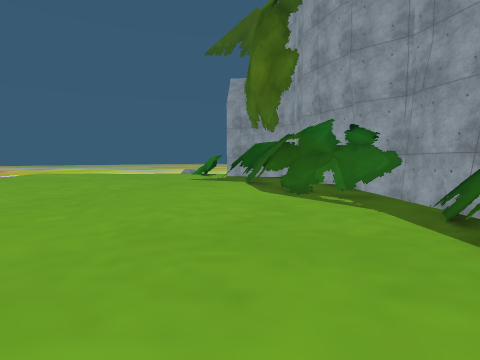
view 1 (above)

18 first-person views from a walk through a scene from a Unity 3-D project. The camera is 1.4 m above the floor, tilts 4° down and sees 80° across. The floor is counted in squares, 2 m on a side. Each view is taken from the middle of a square. On the plan, view 1 faces up. The plan holds only what a view shows up to about 10 squares ahead; the rest is blank. The place goes on beyond the plan. Some surface patterns are stand-ins.

view 2
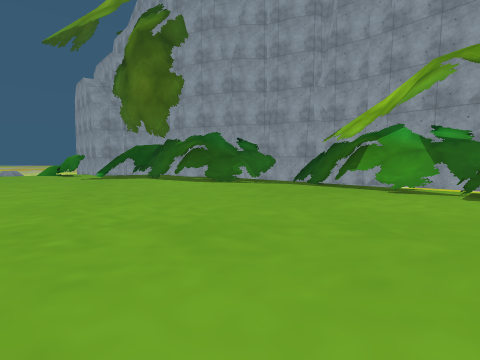

view 3
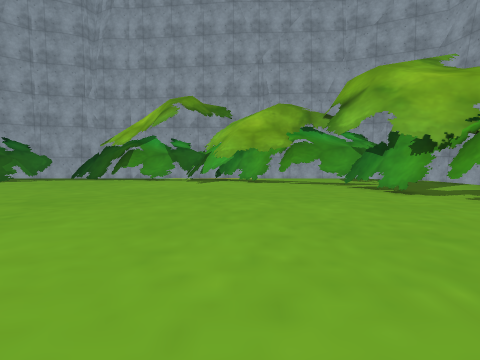

view 4
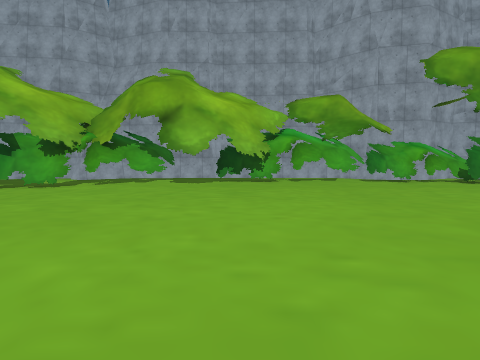

view 5
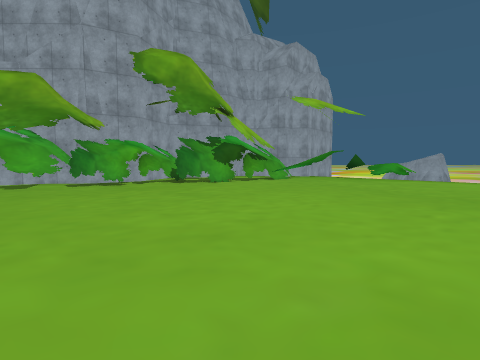

view 6
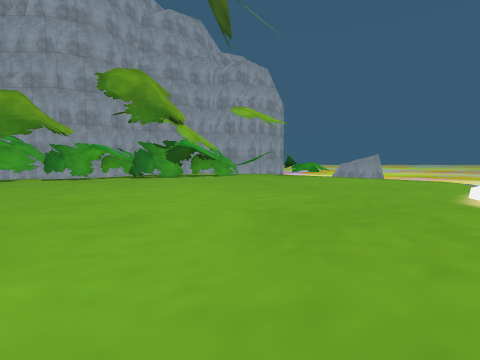

view 7
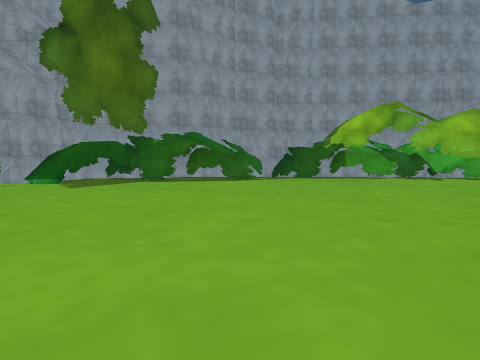

view 8
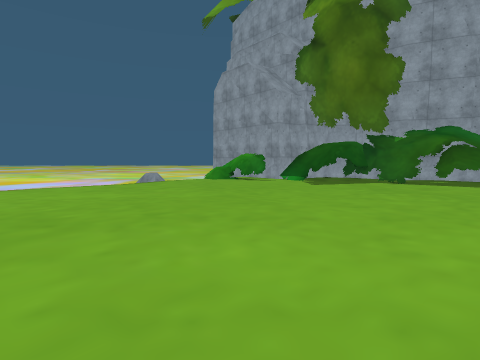

view 9
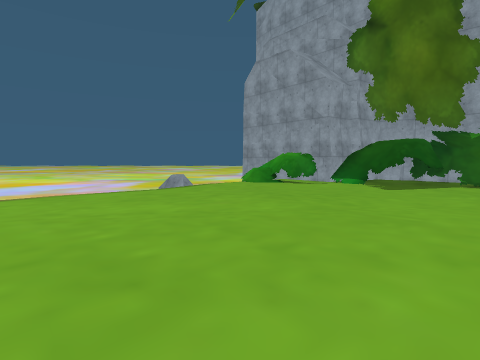

view 10
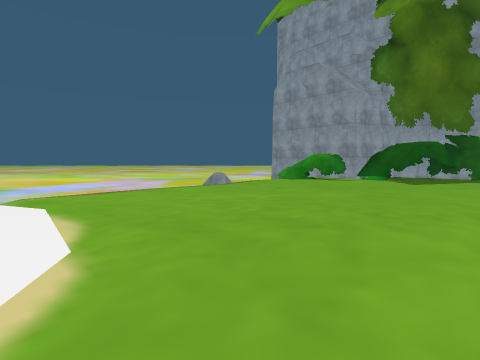

view 11
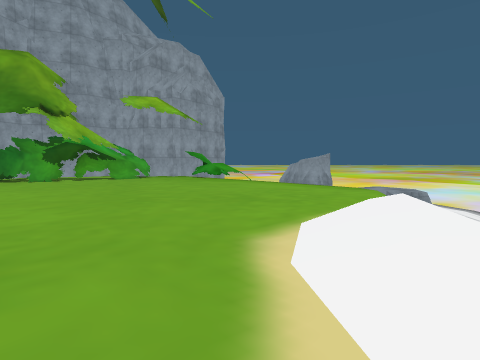

view 12
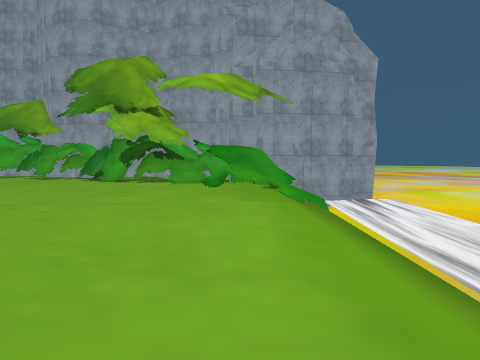

view 13
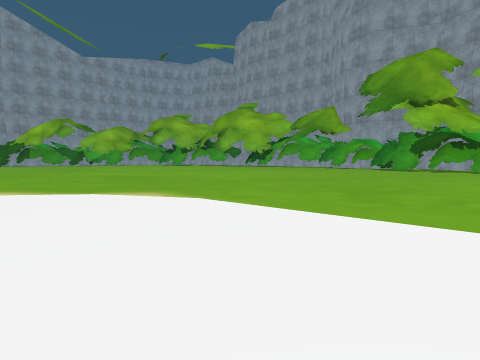

view 14
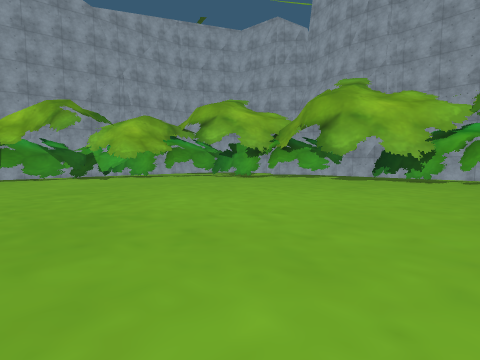

view 15
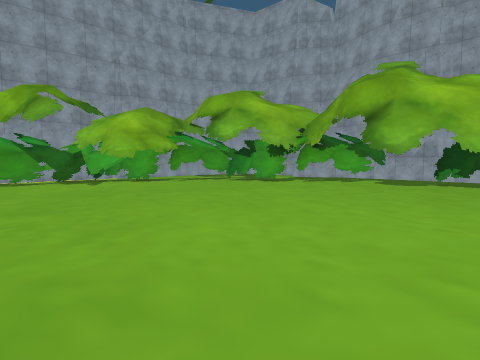

view 16
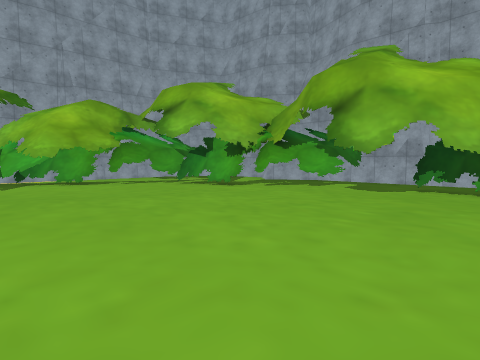

view 17
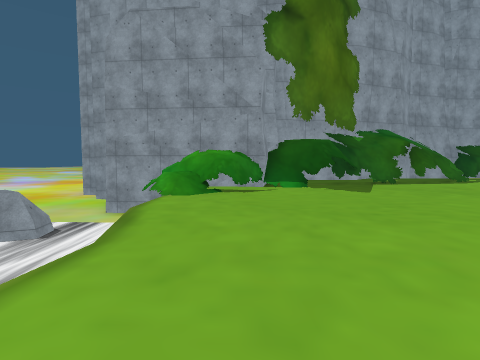

view 18
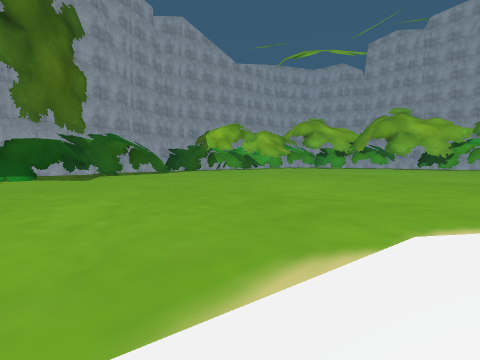

### Floor plan
Key: @ floor where view 1 was taken; # wall or solid block; . main floor; - floor 0.25 m lower than the main floor; : floor 1.25 m higher than the main floor; + floor 1.75 m higher than the main floor; * floor 2.75 m higher than the main floor; / step, stairs or slope; = window, fence, low wall or low ledge; ≈ liquid the walk keeps out of.
Columns run from 21 left of view 1 to 5 right of it. Each row starts with its distance up from view 1.
 15                 ≈≈≈ ##
 14            ......../##
 13           /......../###
 12           -..........:##
 11           -..........###
 10           ...........=##
  9           ............##
  8           ............###
  7            ...........###
  6            ............=##
  5    ////..  ............=##
  4   ///-..................###
  3  //.....................##
  2  /.....................###
  1  /.....................#*#
  0 ≈/...................@//*#
 -1 ≈//.................../###
 -2 ≈///................. ##
 -3 ≈/+./.................
 -4      ............... #
 -5      ..............###
 -6 ##  ###........  .###
 -7       ##########=##

Where each view was taken, in squares from view 1:
view 1: 0 up, 0 right, facing up
view 2: 1 down, 5 left, facing up-right
view 3: 2 down, 8 left, facing right
view 4: 2 up, 7 left, facing down
view 5: 1 up, 9 left, facing down-left
view 6: 4 up, 9 left, facing down-left
view 7: 6 up, 9 left, facing right
view 8: 6 up, 9 left, facing up-right
view 9: 8 up, 9 left, facing up-right
view 10: 8 up, 11 left, facing up-right
view 11: 5 up, 13 left, facing down-left
view 12: 3 up, 19 left, facing down
view 13: 5 up, 18 left, facing down-right
view 14: 3 up, 10 left, facing down-right
view 15: 2 up, 8 left, facing down-right
view 16: 0 up, 8 left, facing down-right
view 17: 13 up, 8 left, facing right
view 18: 13 up, 11 left, facing down-right
